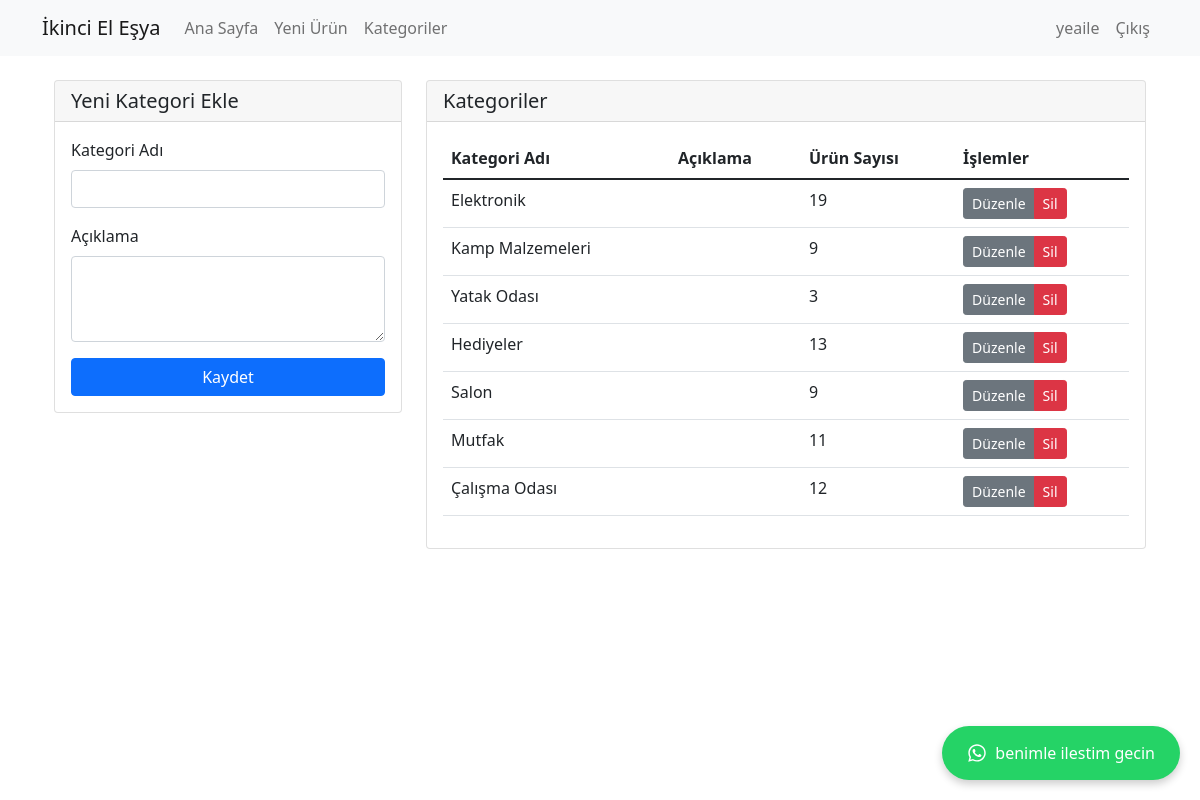
Page /categories (signed in) on the committed database.
### models.py (models this page shows)
class Category(Base):
    __tablename__ = "categories"
    id = Column(Integer, primary_key=True, index=True)
    name = Column(String, unique=True, index=True)
    description = Column(String, nullable=True)
    items = relationship("Item", back_populates="category")

### main.py (the view)
@app.get("/categories")
async def categories(request: Request, db: Session = Depends(get_db)):
    user = await get_current_user(request)
    if not user or not user.get("is_admin"):
        raise HTTPException(status_code=403, detail="Not authorized")
    categories = db.query(models.Category).all()
    return templates.TemplateResponse("categories.html", {
        "request": request,
        "categories": categories,
        "user": user,
        "edit_category": None
    })

### templates/categories.html (shortened to what this page needs)
{% extends "base.html" %}
{% block content %}
<div class="container">
    <div class="row">
        <div class="col-md-4">
            <div class="card">
                <div class="card-header">
                    <h5 class="card-title mb-0">{% if edit_category %}Kategori Düzenle{% else %}Yeni Kategori Ekle{% endif %}</h5>
                </div>
                <div class="card-body">
                    <form method="POST" action="{% if edit_category %}/categories/{{ edit_category.id }}{% else %}/categories{% endif %}">
                        <div class="mb-3">
                            <label for="name" class="form-label">Kategori Adı</label>
                            <input type="text" class="form-control" id="name" name="name"
                                   value="{{ edit_category.name if edit_category else '' }}" required>
                        </div>
                        <div class="mb-3">
                            <label for="description" class="form-label">Açıklama</label>
                            <textarea class="form-control" id="description" name="description"
                                    rows="3">{{ edit_category.description if edit_category else '' }}</textarea>
                        </div>
                        <div class="d-grid">
                            <button type="submit" class="btn btn-primary">Kaydet</button>
                        </div>
                    </form>
                </div>
            </div>
        </div>
        <div class="col-md-8">
            <div class="card">
                <div class="card-header">
                    <h5 class="card-title mb-0">Kategoriler</h5>
                </div>
                <div class="card-body">
                    <div class="table-responsive">
                        <table class="table table-hover">
                            <thead>
                                <tr>
                                    <th>Kategori Adı</th>
                                    <th>Açıklama</th>
                                    <th>Ürün Sayısı</th>
                                    <th>İşlemler</th>
                                </tr>
                            </thead>
                            <tbody>
                                {% for category in categories %}
                                <tr>
                                    <td>{{ category.name }}</td>
                                    <td>{{ category.description or '' }}</td>
                                    <td>{{ category.items|length }}</td>
                                    <td>
                                        <div class="btn-group">
                                            <a href="/categories/{{ category.id }}" class="btn btn-sm btn-secondary">Düzenle</a>
                                            <button type="button" class="btn btn-sm btn-danger"
                                                    onclick="deleteCategory({{ category.id }}, '{{ category.name }}')">
                                                Sil
                                            </button>
                                        </div>
                                    </td>
                                </tr>
                                {% endfor %}
                            </tbody>
                        </table>
                    </div>
                </div>
            </div>
        </div>
    </div>
</div>
{% endblock %}

### rows in the picture
Category: name "Elektronik", items|length "19"
Category: name "Kamp Malzemeleri", items|length "9"
Category: name "Yatak Odası", items|length "3"
Category: name "Hediyeler", items|length "13"
Category: name "Salon", items|length "9"
Category: name "Mutfak", items|length "11"
Category: name "Çalışma Odası", items|length "12"

### other values in the picture
{{ user.username }} "yeaile"
